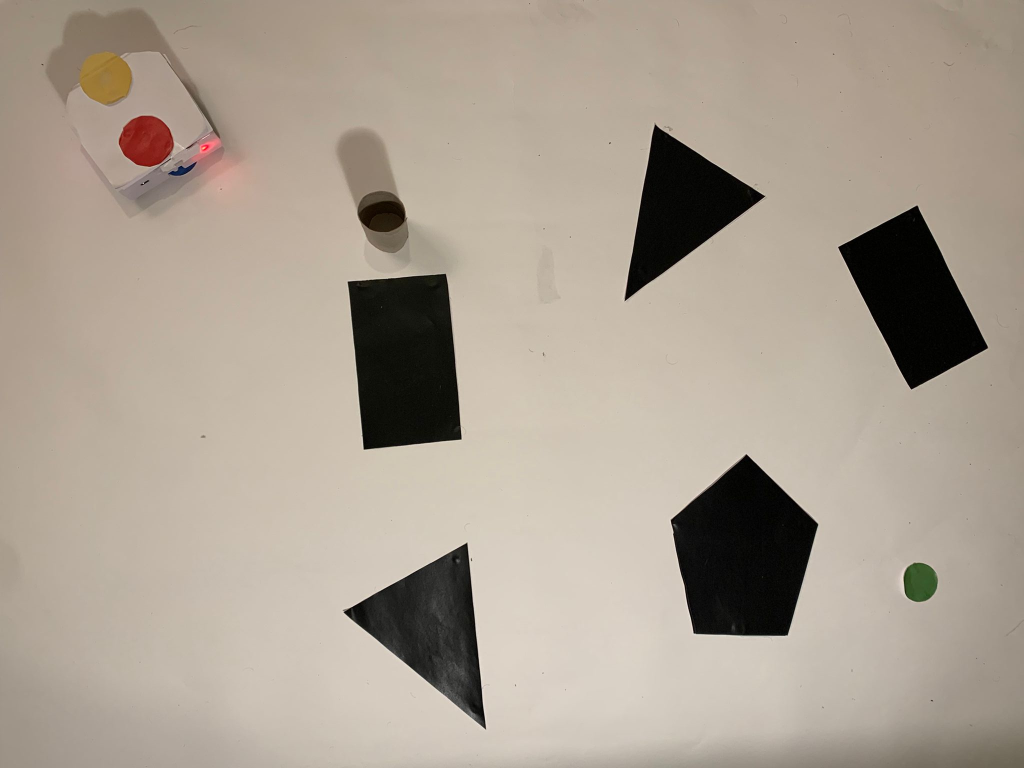
#> input picture Images/Map.jpeg, 2048 x 1536 px (shown at 1/2 size)
$ python -i l42.py   (imports and definitions only)
#> lines starting #> are read from the running program, lines starting #| are printed output that depends on the picture; after the words box and inside, x2 and y2 are one past the last pixel; in counts of white or black regions, pixels touching at a corner belong together
### VisGraph.py
from __future__ import division
from collections import defaultdict
from heapq import heapify, heappush, heappop
from timeit import default_timer
from sys import stdout, version_info
from multiprocessing import Pool
from tqdm import tqdm
from warnings import warn
from math import pi, sqrt, atan, acos

INF = 10000
CCW = 1
CW = -1
COLLINEAR = 0
"""Due to floating point representation error, some functions need to
   truncate floating point numbers to a certain tolerance."""
COLIN_TOLERANCE = 10
T = 10**COLIN_TOLERANCE
T2 = 10.0**COLIN_TOLERANCE

try:
    dict.iteritems
except AttributeError:
    # Python 3
    def iteritems(d):
        return iter(d.items())

class Point(object):
    __slots__ = ('x', 'y', 'polygon_id')

    def __init__(self, x, y, polygon_id=-1):
#> called with x = 496, y = 315, polygon_id = -1
        self.x = float(x)
        self.y = float(y)
        self.polygon_id = polygon_id

    def return_x(self):
        return self.x

    def return_y (self):
        return self.y

    def __eq__(self, point):
        return point and self.x == point.x and self.y == point.y

    def __ne__(self, point):
        return not self.__eq__(point)

    # [6 lines left out: function __lt__, not called in this run]

    def __str__(self):
        return "(%.2f, %.2f)" % (self.x, self.y)

    def __hash__(self):
        return self.x.__hash__() ^ self.y.__hash__()

    def __repr__(self):
        return "Point(%.2f, %.2f)" % (self.x, self.y)


class Edge(object):
    __slots__ = ('p1', 'p2')

    def __init__(self, point1, point2):
        self.p1 = point1
        self.p2 = point2

    def get_adjacent(self, point):
        if point == self.p1:
            return self.p2
        return self.p1

    def __contains__(self, point):
        return self.p1 == point or self.p2 == point

    def __eq__(self, edge):
        if self.p1 == edge.p1 and self.p2 == edge.p2:
            return True
        if self.p1 == edge.p2 and self.p2 == edge.p1:
            return True
        return False

    def __ne__(self, edge):
        return not self.__eq__(edge)

    def __str__(self):
        return "({}, {})".format(self.p1, self.p2)

    def __repr__(self):
        return "Edge({!r}, {!r})".format(self.p1, self.p2)

    def __hash__(self):
        return self.p1.__hash__() ^ self.p2.__hash__()


class Graph(object):
    """
    A Graph is represented by a dict where the keys are Points in the Graph
    and the dict values are sets containing Edges incident on each Point.
    A separate set *edges* contains all Edges in the graph.
    The input must be a list of polygons, where each polygon is a list of
    in-order (clockwise or counter clockwise) Points. If only one polygon,
    it must still be a list in a list, i.e. [[Point(0,0), Point(2,0),
    Point(2,1)]].
    *polygons* dictionary: key is a integer polygon ID and values are the
    edges that make up the polygon. Note only polygons with 3 or more Points
    will be classified as a polygon. Non-polygons like just one Point will be
    given a polygon ID of -1 and not maintained in the dict.
    """

    def __init__(self, polygons):
        self.graph = defaultdict(set)
        self.edges = set()
        self.polygons = defaultdict(set)
        pid = 0
        for polygon in polygons:
            if polygon[0] == polygon[-1] and len(polygon) > 1:
                polygon.pop()
            for i, point in enumerate(polygon):
                sibling_point = polygon[(i + 1) % len(polygon)]
                edge = Edge(point, sibling_point)
                if len(polygon) > 2:
                    point.polygon_id = pid
                    sibling_point.polygon_id = pid
                    self.polygons[pid].add(edge)
                self.add_edge(edge)
            if len(polygon) > 2:
                pid += 1

    def get_adjacent_points(self, point):
        return [edge.get_adjacent(point) for edge in self[point]]

    def get_points(self):
        return list(self.graph)

    def get_edges(self):
        return self.edges

    def add_edge(self, edge):
        self.graph[edge.p1].add(edge)
        self.graph[edge.p2].add(edge)
        self.edges.add(edge)

    def __contains__(self, item):
        if isinstance(item, Point):
            return item in self.graph
        if isinstance(item, Edge):
            return item in self.edges
        return False

    def __getitem__(self, point):
        if point in self.graph:
            return self.graph[point]
        return set()

    # [7 lines left out: function __str__, not called in this run]

    def __repr__(self):
        return self.__str__()


def dijkstra(graph, origin, destination, add_to_visgraph):
    D = {}
    P = {}
    Q = priority_dict()
    Q[origin] = 0

    for v in Q:
        D[v] = Q[v]
        if v == destination: break

        edges = graph[v]
        if add_to_visgraph != None and len(add_to_visgraph[v]) > 0:
            edges = add_to_visgraph[v] | graph[v]
        for e in edges:
            w = e.get_adjacent(v)
            elength = D[v] + edge_distance(v, w)
            if w in D:
                if elength < D[w]:
                    raise ValueError
            elif w not in Q or elength < Q[w]:
                Q[w] = elength
                P[w] = v
    return (D, P)


def shortest_path(graph, origin, destination, add_to_visgraph=None):
    D, P = dijkstra(graph, origin, destination, add_to_visgraph)
    path = []
    while 1:
        path.append(destination)
        if destination == origin: break
        destination = P[destination]
    path.reverse()
    return path


class priority_dict(dict):
    """Dictionary that can be used as a priority queue.
    Keys of the dictionary are items to be put into the queue, and values
    are their respective priorities. All dictionary methods work as expected.
    The advantage over a standard heapq-based priority queue is that priorities
    of items can be efficiently updated (amortized O(1)) using code as
    'thedict[item] = new_priority.'
    Note that this is a modified version of
    https://gist.github.com/matteodellamico/4451520 where sorted_iter() has
    been replaced with the destructive sorted iterator __iter__ from
    https://gist.github.com/anonymous/4435950
    """
    def __init__(self, *args, **kwargs):
        super(priority_dict, self).__init__(*args, **kwargs)
        self._rebuild_heap()

    def _rebuild_heap(self):
        self._heap = [(v, k) for k, v in iteritems(self)]
        heapify(self._heap)

    # [29 lines left out: functions smallest, pop_smallest, __setitem__, setdefault, not called in this run]

    def update(self, *args, **kwargs):
        super(priority_dict, self).update(*args, **kwargs)
        self._rebuild_heap()

    # [7 lines left out: function __iter__, not called in this run]


class VisGraph(object):

    def __init__(self):
        self.graph = None
        self.visgraph = None

    # [9 lines left out: functions load, save, not called in this run]

    def build(self, input, status=True):
        """Build visibility graph based on a list of polygons.
        The input must be a list of polygons, where each polygon is a list of
        in-order (clockwise or counter clockwise) Points. It only one polygon,
        it must still be a list in a list, i.e. [[Point(0,0), Point(2,0),
        Point(2,1)]].
        Take advantage of processors with multiple cores by setting workers to
        the number of subprocesses you want. Defaults to 1, i.e. no subprocess
        will be started.
        Set status=False to turn off the statusbar when building.
        """

        self.graph = Graph(input)
        self.visgraph = Graph([])

        points = self.graph.get_points()
        batch_size = 10

        for batch in tqdm([points[i:i + batch_size]
                          for i in range(0, len(points), batch_size)],
                          disable=not status):
            for edge in _vis_graph(self.graph, batch):
                self.visgraph.add_edge(edge)

    # [12 lines left out: functions find_visible, update, not called in this run]

    def shortest_path(self, origin, destination):
        """Find and return shortest path between origin and destination.
        Will return in-order list of Points of the shortest path found. If
        origin or destination are not in the visibility graph, their respective
        visibility edges will be found, but only kept temporarily for finding
        the shortest path.
        """

        origin_exists = origin in self.visgraph
        dest_exists = destination in self.visgraph
        if origin_exists and dest_exists:
            return shortest_path(self.visgraph, origin, destination)
        orgn = None if origin_exists else origin
        dest = None if dest_exists else destination
        add_to_visg = Graph([])
        if not origin_exists:
            for v in visible_vertices(origin, self.graph, destination=dest):
                add_to_visg.add_edge(Edge(origin, v))
        if not dest_exists:
            for v in visible_vertices(destination, self.graph, origin=orgn):
                add_to_visg.add_edge(Edge(destination, v))
#> further down, picture is the input picture: shape (1536, 2048, 3); mean B, G, R 145.6, 159, 170.3
        return shortest_path(self.visgraph, origin, destination, add_to_visg)

    # [19 lines left out: functions point_in_polygon, closest_point, _vis_graph_wrapper, not called in this run]

def _vis_graph(graph, points):
    visible_edges = []
    for p1 in points:
        for p2 in visible_vertices(p1, graph, scan='half'):
            visible_edges.append(Edge(p1, p2))
    return visible_edges

def visible_vertices(point, graph, origin=None, destination=None, scan='full'):
    """Returns list of Points in graph visible by point.
    If origin and/or destination Points are given, these will also be checked
    for visibility. scan 'full' will check for visibility against all points in
    graph, 'half' will check for visibility against half the points. This saves
    running time when building a complete visibility graph, as the points
    that are not checked will eventually be 'point'.
    """
    edges = graph.get_edges()
    points = graph.get_points()
    if origin: points.append(origin)
    if destination: points.append(destination)
    points.sort(key=lambda p: (angle(point, p), edge_distance(point, p)))

    # Initialize open_edges with any intersecting edges on the half line from
    # point along the positive x-axis
    open_edges = OpenEdges()
    point_inf = Point(INF, point.y)
    for edge in edges:
        if point in edge: continue
        if edge_intersect(point, point_inf, edge):
            if on_segment(point, edge.p1, point_inf): continue
            if on_segment(point, edge.p2, point_inf): continue
            open_edges.insert(point, point_inf, edge)

    visible = []
    prev = None
    prev_visible = None
    for p in points:
        if p == point: continue
        if scan == 'half' and angle(point, p) > pi: break

        # Update open_edges - remove clock wise edges incident on p
        if open_edges:
            for edge in graph[p]:
                if ccw(point, p, edge.get_adjacent(p)) == CW:
                    open_edges.delete(point, p, edge)

        # Check if p is visible from point
        is_visible = False
        # ...Non-collinear points
        if prev is None or ccw(point, prev, p) != COLLINEAR or not on_segment(point, prev, p):
            if len(open_edges) == 0:
                is_visible = True
            elif not edge_intersect(point, p, open_edges.smallest()):
                is_visible = True
        # ...For collinear points, if previous point was not visible, p is not
        elif not prev_visible:
            is_visible = False
        # ...For collinear points, if previous point was visible, need to check
        # that the edge from prev to p does not intersect any open edge.
        else:
            is_visible = True
            for edge in open_edges:
                if prev not in edge and edge_intersect(prev, p, edge):
                    is_visible = False
                    break
            if is_visible and edge_in_polygon(prev, p, graph):
                    is_visible = False

        # Check if the visible edge is interior to its polygon
        if is_visible and p not in graph.get_adjacent_points(point):
            is_visible = not edge_in_polygon(point, p, graph)

        if is_visible: visible.append(p)

        # Update open_edges - Add counter clock wise edges incident on p
        for edge in graph[p]:
            if (point not in edge) and ccw(point, p, edge.get_adjacent(p)) == CCW:
                open_edges.insert(point, p, edge)

        prev = p
        prev_visible = is_visible
    return visible


def polygon_crossing(p1, poly_edges):
    """Returns True if Point p1 is internal to the polygon. The polygon is
    defined by the Edges in poly_edges. Uses crossings algorithm and takes into
    account edges that are collinear to p1."""
    p2 = Point(INF, p1.y)
    intersect_count = 0
    for edge in poly_edges:
        if p1.y < edge.p1.y and p1.y < edge.p2.y: continue
        if p1.y > edge.p1.y and p1.y > edge.p2.y: continue
        if p1.x > edge.p1.x and p1.x > edge.p2.x: continue
        # Deal with points collinear to p1
        edge_p1_collinear = (ccw(p1, edge.p1, p2) == COLLINEAR)
        edge_p2_collinear = (ccw(p1, edge.p2, p2) == COLLINEAR)
        if edge_p1_collinear and edge_p2_collinear: continue
        if edge_p1_collinear or edge_p2_collinear:
            collinear_point = edge.p1 if edge_p1_collinear else edge.p2
            if edge.get_adjacent(collinear_point).y > p1.y:
                intersect_count += 1
        elif edge_intersect(p1, p2, edge):
            intersect_count += 1
    if intersect_count % 2 == 0:
        return False
    return True


def edge_in_polygon(p1, p2, graph):
    """Return true if the edge from p1 to p2 is interior to any polygon
    in graph."""
    if p1.polygon_id != p2.polygon_id:
        return False
    if p1.polygon_id == -1 or p2.polygon_id == -1:
        return False
    mid_point = Point((p1.x + p2.x) / 2, (p1.y + p2.y) / 2)
    return polygon_crossing(mid_point, graph.polygons[p1.polygon_id])


# [6 lines left out: function point_in_polygon, not called in this run]


def unit_vector(c, p):
    magnitude = edge_distance(c, p)
    return Point((p.x - c.x) / magnitude, (p.y - c.y) / magnitude)


# [41 lines left out: function closest_point, not called in this run]


def edge_distance(p1, p2):
    """Return the Euclidean distance between two Points."""
    return sqrt((p2.x - p1.x)**2 + (p2.y - p1.y)**2)


def intersect_point(p1, p2, edge):
    """Return intersect Point where the edge from p1, p2 intersects edge"""
    if p1 in edge: return p1
    if p2 in edge: return p2
    if edge.p1.x == edge.p2.x:
        if p1.x == p2.x:
            return None
        pslope = (p1.y - p2.y) / (p1.x - p2.x)
        intersect_x = edge.p1.x
        intersect_y = pslope * (intersect_x - p1.x) + p1.y
        return Point(intersect_x, intersect_y)

    if p1.x == p2.x:
        eslope = (edge.p1.y - edge.p2.y) / (edge.p1.x - edge.p2.x)
        intersect_x = p1.x
        intersect_y = eslope * (intersect_x - edge.p1.x) + edge.p1.y
        return Point(intersect_x, intersect_y)

    pslope = (p1.y - p2.y) / (p1.x - p2.x)
    eslope = (edge.p1.y - edge.p2.y) / (edge.p1.x - edge.p2.x)
    if eslope == pslope:
        return None
    intersect_x = (eslope * edge.p1.x - pslope * p1.x + p1.y - edge.p1.y) / (eslope - pslope)
    intersect_y = eslope * (intersect_x - edge.p1.x) + edge.p1.y
    return Point(intersect_x, intersect_y)


def point_edge_distance(p1, p2, edge):
    """Return the Eucledian distance from p1 to intersect point with edge.
    Assumes the line going from p1 to p2 intersects edge before reaching p2."""
    ip = intersect_point(p1, p2, edge)
    if ip is not None:
        return edge_distance(p1, ip)
    return 0


def angle(center, point):
    """Return the angle (radian) of point from center of the radian circle.
     ------p
     |   /
     |  /
    c|a/
    """
    dx = point.x - center.x
    dy = point.y - center.y
    if dx == 0:
        if dy < 0:
            return pi * 3 / 2
        return pi / 2
    if dy == 0:
        if dx < 0:
            return pi
        return 0
    if dx < 0:
        return pi + atan(dy / dx)
    if dy < 0:
        return 2 * pi + atan(dy / dx)
    return atan(dy / dx)


def angle2(point_a, point_b, point_c):
    """Return angle B (radian) between point_b and point_c.
           c
         /  \
       /    B\
      a-------b
    """
    a = (point_c.x - point_b.x)**2 + (point_c.y - point_b.y)**2
    b = (point_c.x - point_a.x)**2 + (point_c.y - point_a.y)**2
    c = (point_b.x - point_a.x)**2 + (point_b.y - point_a.y)**2
    cos_value = (a + c - b) / (2 * sqrt(a) * sqrt(c))
    return acos(int(cos_value*T)/T2)


def ccw(A, B, C):
    """Return 1 if counter clockwise, -1 if clock wise, 0 if collinear """
    #  Rounding this way is faster than calling round()
    area = int(((B.x - A.x) * (C.y - A.y) - (B.y - A.y) * (C.x - A.x))*T)/T2
    if area > 0: return 1
    if area < 0: return -1
    return 0


def on_segment(p, q, r):
    """Given three colinear points p, q, r, the function checks if point q
    lies on line segment 'pr'."""
    if (q.x <= max(p.x, r.x)) and (q.x >= min(p.x, r.x)):
        if (q.y <= max(p.y, r.y)) and (q.y >= min(p.y, r.y)):
            return True
    return False


def edge_intersect(p1, q1, edge):
    """Return True if edge from A, B interects edge.
    http://www.geeksforgeeks.org/check-if-two-given-line-segments-intersect/"""
    p2 = edge.p1
    q2 = edge.p2
    o1 = ccw(p1, q1, p2)
    o2 = ccw(p1, q1, q2)
    o3 = ccw(p2, q2, p1)
    o4 = ccw(p2, q2, q1)

    # General case
    if (o1 != o2 and o3 != o4):
        return True
    # p1, q1 and p2 are colinear and p2 lies on segment p1q1
    if o1 == COLLINEAR and on_segment(p1, p2, q1):
        return True
    # p1, q1 and p2 are colinear and q2 lies on segment p1q1
    if o2 == COLLINEAR and on_segment(p1, q2, q1):
        return True
    # p2, q2 and p1 are colinear and p1 lies on segment p2q2
    if o3 == COLLINEAR and on_segment(p2, p1, q2):
        return True
    # p2, q2 and q1 are colinear and q1 lies on segment p2q2
    if o4 == COLLINEAR and on_segment(p2, q1, q2):
        return True
    return False


class OpenEdges(object):
    def __init__(self):
        self._open_edges = []

    def insert(self, p1, p2, edge):
        self._open_edges.insert(self._index(p1, p2, edge), edge)

    def delete(self, p1, p2, edge):
        index = self._index(p1, p2, edge) - 1
        if self._open_edges[index] == edge:
            del self._open_edges[index]

    def smallest(self):
        return self._open_edges[0]

    def _less_than(self, p1, p2, edge1, edge2):
        """Return True if edge1 is smaller than edge2, False otherwise."""
        if edge1 == edge2:
            return False
        if not edge_intersect(p1, p2, edge2):
            return True
        edge1_dist = point_edge_distance(p1, p2, edge1)
        edge2_dist = point_edge_distance(p1, p2, edge2)
        if edge1_dist > edge2_dist:
            return False
        if edge1_dist < edge2_dist:
            return True
        # If the distance is equal, we need to compare on the edge angles.
        if edge1_dist == edge2_dist:
            if edge1.p1 in edge2:
                same_point = edge1.p1
            else:
                same_point = edge1.p2
            angle_edge1 = angle2(p1, p2, edge1.get_adjacent(same_point))
            angle_edge2 = angle2(p1, p2, edge2.get_adjacent(same_point))
            if angle_edge1 < angle_edge2:
                return True
            return False

    def _index(self, p1, p2, edge):
        lo = 0
        hi = len(self._open_edges)
        while lo < hi:
            mid = (lo+hi)//2
            if self._less_than(p1, p2, edge, self._open_edges[mid]):
                hi = mid
            else:
                lo = mid + 1
        return lo

    def __len__(self):
        return len(self._open_edges)

    def __getitem__(self, index):
        return self._open_edges[index]

polys = [[Point(496, 315), Point(475, 387), Point(563, 422), Point(581, 348)],
        [Point(317, 243), Point(245, 321), Point(338, 395), Point(408, 309)],
        [Point(395, 163), Point(444, 210), Point(389, 250), Point(339, 204)],
        [Point(566, 132), Point(511, 191), Point(613, 215)],
        [Point(283, 106), Point(184, 112), Point(187, 190), Point(290, 181)],
        [Point(393,  31), Point(396,  97), Point(474,  64)],
        [Point(159,  51), Point(196,  14), Point(213,  77), Point(250,  38)]]
g = VisGraph()
g.build(polys)
shortest = g.shortest_path(Point(50,50), Point(600, 400))
print (shortest)

### l42.py
import numpy as np
import cv2
from numpy.lib.twodim_base import mask_indices
from VisGraph import *
import time

# [70 lines of commented-out code are left out]

# [82 lines left out: functions init_corner, polygon, not called in this run]

def detect_start_stop (frame):
    start=[]
    stop=[]
    color_start = 105
    color_stop = 70
    lo_start = np.array([color_start-10, 135-25, 65-15])
    hi_start = np.array([color_start+10, 135+25, 65+15])
    lo_stop = np.array([color_stop-20, 100-15, 50-10])
    hi_stop = np.array([color_stop+20, 100+15, 50+10])
    image = cv2.cvtColor(frame, cv2.COLOR_BGR2HSV)
    image = cv2.blur(image, (5, 5))
    mask_start = cv2.inRange(image, lo_start, hi_start)
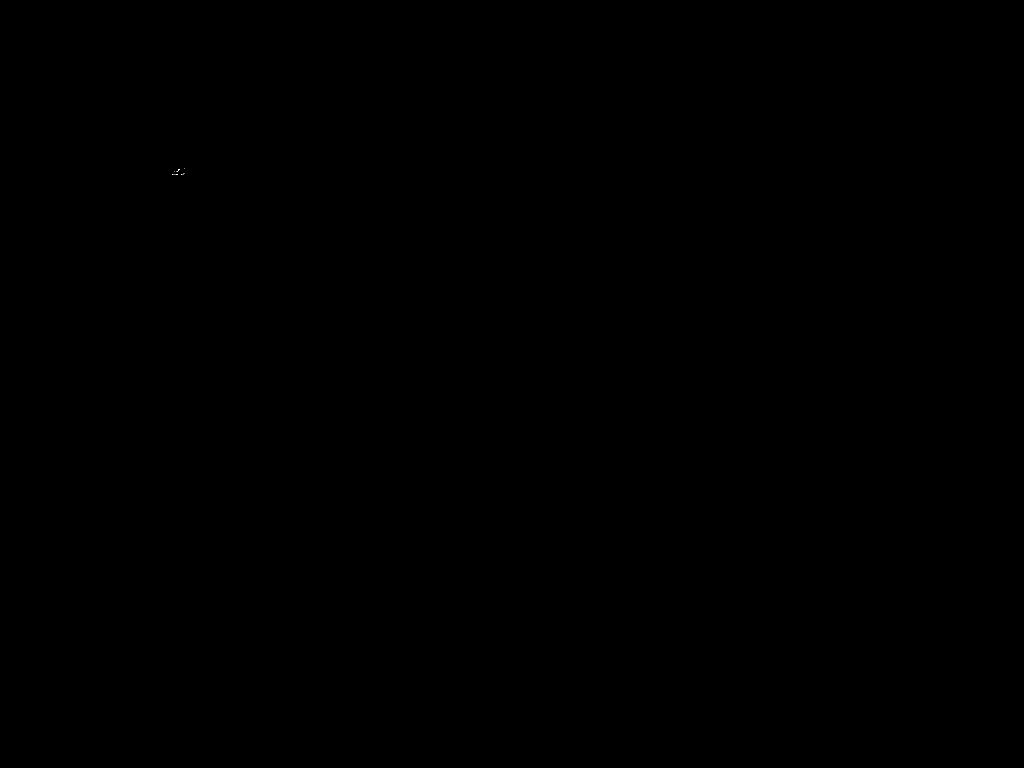
#> mask_start: shape (1536, 2048) (shown at 1/2 size); 0% white in thin lines or dots, all inside (x1, y1, x2, y2) = (344, 337, 369, 350)
    mask_stop = cv2.inRange(image, lo_stop, hi_stop)
    mask_start=cv2.erode(mask_start, None, iterations=2)
    mask_start=cv2.dilate(mask_start, None, iterations=2)
    mask_stop=cv2.erode(mask_stop, None, iterations=2)
    mask_stop=cv2.dilate(mask_stop, None, iterations=2)
    elements_start=cv2.findContours(mask_start, cv2.RETR_EXTERNAL, cv2.CHAIN_APPROX_SIMPLE)[-2]
#> elements_start = []
    elements_start=sorted(elements_start, key=lambda x:cv2.contourArea(x), reverse=True)
    elements_stop=cv2.findContours(mask_stop, cv2.RETR_EXTERNAL, cv2.CHAIN_APPROX_SIMPLE)[-2]
#> elements_stop = []
    elements_stop=sorted(elements_stop, key=lambda x:cv2.contourArea(x), reverse=True)
    if len(elements_start) > 0:
        c=max(elements_start, key=cv2.contourArea)
        ((x, y), radius)=cv2.minEnclosingCircle(c)
        if (len(start)==0):
            start.append(np.array([int(x), int(y)]))
    if len(elements_stop) > 0:
        c=max(elements_stop, key=cv2.contourArea)
        ((x, y), radius)=cv2.minEnclosingCircle(c)
        if (len(stop)==0):
            stop.append(np.array([int(x), int(y)]))
    return start, stop

# [39 lines left out: function initialisation, not called in this run]

>>> import cv2
>>> picture = cv2.imread('Images/Map.jpeg')
>>> result = detect_start_stop(picture)
#> result = ([], [])
